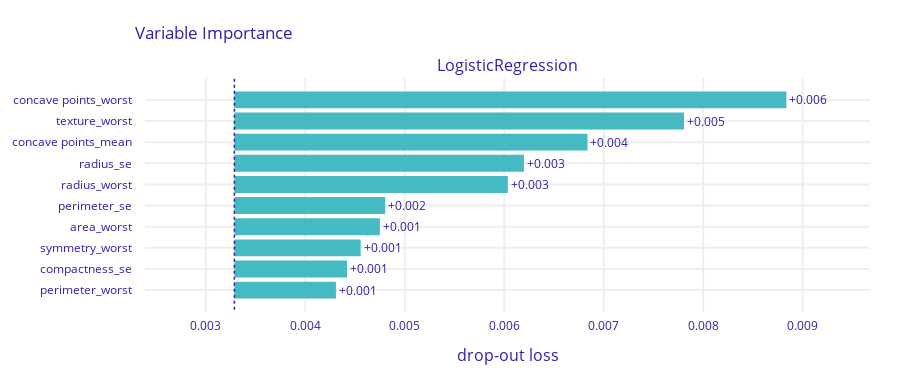

The cell this chart's notebook holds for it:
### Code cell
explainer_dalex.model_parts().plot()

### Figure 1 — Plotly figure (JSON) as saved in the notebook; plotly's stock layout.template omitted (floating-point values rounded to 4 significant figures)
{"data": [{"base": 0.003287, "hoverinfo": "text", "hoverlabel": {"bgcolor": "rgba(0,0,0,0.8)"}, "hovertext": ["Model: LogisticRegression loss after<br>variable: concave points_worst is permuted: 0.009<br>Drop-out loss change: +0.006", "Model: LogisticRegression loss after<br>variable: texture_worst is permuted: 0.008<br>Drop-out loss change: +0.005", "Model: LogisticRegression loss after<br>variable: concave points_mean is permuted: 0.007<br>Drop-out loss change: +0.004", "Model: LogisticRegression loss after<br>variable: radius_se is permuted: 0.006<br>Drop-out loss change: +0.003", "Model: LogisticRegression loss after<br>variable: radius_worst is permuted: 0.006<br>Drop-out loss change: +0.003", "Model: LogisticRegression loss after<br>variable: perimeter_se is permuted: 0.005<br>Drop-out loss change: +0.002", "Model: LogisticRegression loss after<br>variable: area_worst is permuted: 0.005<br>Drop-out loss change: +0.001", "Model: LogisticRegression loss after<br>variable: symmetry_worst is permuted: 0.005<br>Drop-out loss change: +0.001", "Model: LogisticRegression loss after<br>variable: compactness_se is permuted: 0.004<br>Drop-out loss change: +0.001", "Model: LogisticRegression loss after<br>variable: perimeter_worst is permuted: 0.004<br>Drop-out loss change: +0.001"], "marker": {"color": "#46bac2"}, "orientation": "h", "showlegend": false, "text": ["+0.006", "+0.005", "+0.004", "+0.003", "+0.003", "+0.002", "+0.001", "+0.001", "+0.001", "+0.001"], "textposition": "outside", "type": "bar", "x": [0.005549, 0.00452, 0.00355, 0.002911, 0.002749, 0.001516, 0.001463, 0.00127, 0.001132, 0.001021], "xaxis": "x", "y": ["concave points_worst", "texture_worst", "concave points_mean", "radius_se", "radius_worst", "perimeter_se", "area_worst", "symmetry_worst", "compactness_se", "perimeter_worst"], "yaxis": "y"}], "layout": {"annotations": [{"font": {"size": 16}, "showarrow": false, "text": "LogisticRegression", "x": 0.5, "xanchor": "center", "xref": "paper", "y": 1, "yanchor": "bottom", "yref": "paper"}, {"font": {"size": 16}, "showarrow": false, "text": "drop-out loss", "x": 0.5, "xanchor": "center", "xref": "paper", "y": 0, "yanchor": "top", "yref": "paper", "yshift": -30}], "font": {"color": "#371ea3"}, "height": 383, "margin": {"b": 71, "r": 30, "t": 78}, "shapes": [{"line": {"color": "#371ea3", "dash": "dot", "width": 1.5}, "type": "line", "x0": 0.003287, "x1": 0.003287, "xref": "x", "y0": -1, "y1": 10, "yref": "y"}], "title": {"text": "Variable Importance", "x": 0.15}, "xaxis": {"anchor": "y", "automargin": true, "domain": [0, 1], "fixedrange": true, "gridwidth": 2, "range": [0.002389, 0.009677], "tickcolor": "white", "ticklen": 3, "ticks": "outside", "type": "linear", "zeroline": false}, "yaxis": {"anchor": "x", "automargin": true, "autorange": "reversed", "domain": [0, 1], "fixedrange": true, "gridwidth": 2, "tickcolor": "white", "ticklen": 10, "ticks": "outside", "type": "category"}}}
